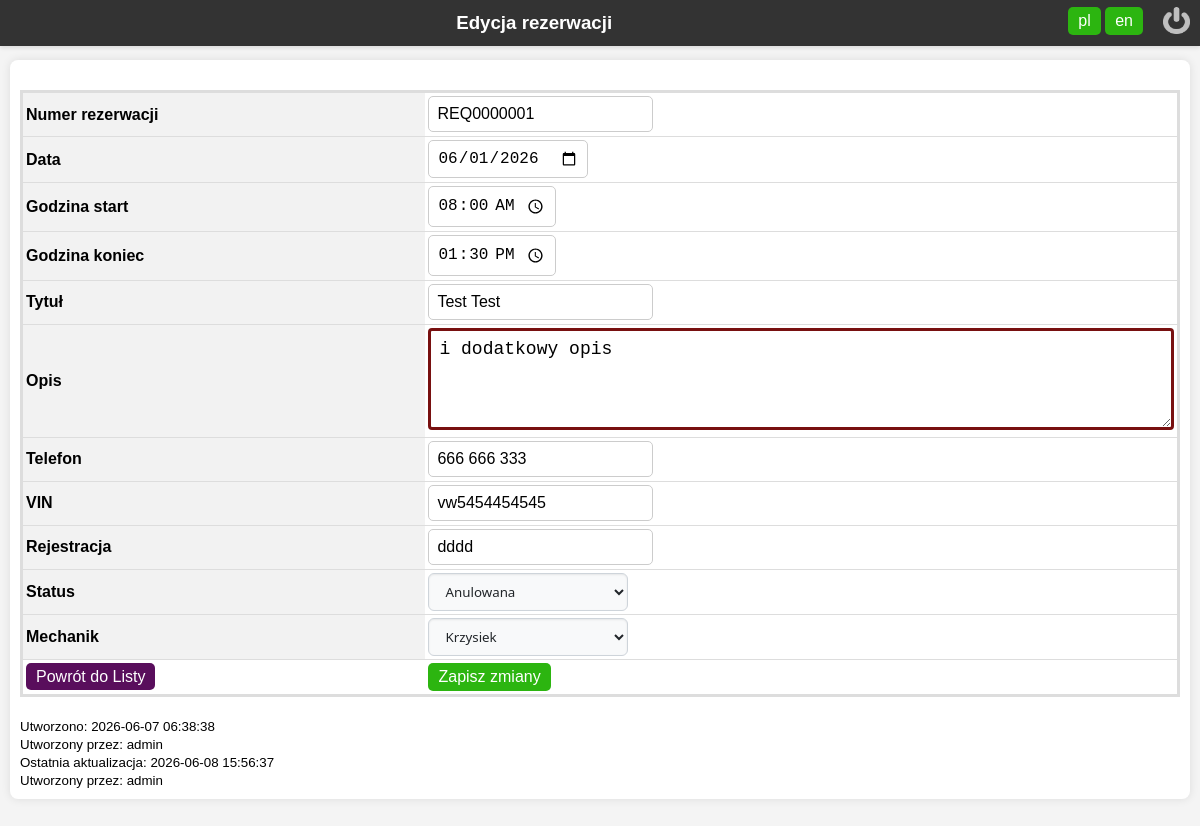
/table/reservation_details.php?slot_id=1 (signed in), run on the app's committed database.
### tables this page shows
CREATE TABLE `calendar_slots` (
  `slot_id` int(11) NOT NULL,
  `sys_submiter` varchar(255) DEFAULT NULL,
  `sys_createdate` timestamp NOT NULL DEFAULT current_timestamp(),
  `sys_updatedate` datetime NOT NULL DEFAULT '0000-00-00 00:00:00' ON UPDATE current_timestamp(),
  `sys_updatedby` varchar(255) NOT NULL,
  `mechanic_id` int(11) NOT NULL,
  `slot_date` date NOT NULL,
  `slot_time_start` time NOT NULL,
  `reservation_state` int(2) NOT NULL,
  `reservation_title` varchar(255) DEFAULT NULL,
  `reservation_description` text DEFAULT NULL,
  `reservation_phone` varchar(50) DEFAULT NULL,
  `reservation_vin` varchar(50) DEFAULT NULL,
  `reservation_plate` varchar(50) DEFAULT NULL,
  `slot_time_end` time NOT NULL DEFAULT '08:30:00'
);

CREATE TABLE `users` (
  `user_id` int(11) NOT NULL,
  `sys_submiter` varchar(255) NOT NULL,
  `sys_createdate` timestamp NOT NULL DEFAULT current_timestamp(),
  `sys_updatedby` varchar(255) NOT NULL,
  `sys_updatedate` datetime NOT NULL DEFAULT '0000-00-00 00:00:00' ON UPDATE current_timestamp(),
  `user_login` varchar(255) NOT NULL,
  `user_status` int(11) NOT NULL,
  `user_password` char(64) NOT NULL,
  `user_permissions` int(11) NOT NULL
);

### table/reservation_details.php (the view, shortened to what this page needs)
<?php
require_once __DIR__ . '/../sys-backend/db_connect.php';
$reservationId = (int)$_GET['slot_id'];
$stmt = $conn->prepare("SELECT * FROM calendar_slots WHERE slot_id = ?");
$stmt->bind_param("i", $reservationId);
$stmt->execute();
$slot = $stmt->get_result()->fetch_assoc();
$reservationNumber = 'REQ' . str_pad($slot['slot_id'], 7, '0', STR_PAD_LEFT);
?>
<!DOCTYPE html>
<html lang="pl">
<head>
    <link rel="stylesheet" href="../newstyle.css" />
</head>
<body>
    <div id="header">
        <?php include "../sys-backend/lang.php"; ?>
        <div id="logo">
            <h3>Edycja rezerwacji</h3>
        </div>
    </div>
    <div id="wrapper">
        <div id="content">
            <form method="post" action="backend/update_reservation.php">
                <table>
                    <tr>
                        <th>Numer rezerwacji</th>
                        <td>
                            <input type="text" name="reservation[slot_id]" value="<?php echo $reservationNumber; ?>" readonly>
                        </td>
                    </tr>
                    <tr>
                        <th>Data</th>
                        <td>
                            <input type="date" name="reservation[slot_date]"
                                value="<?php echo $slot['slot_date']; ?>" required>
                        </td>
                    </tr>
                    <tr>
                        <th>Godzina start</th>
                        <td>
                            <input type="time" name="reservation[slot_start]"
                                value="<?php echo substr($slot['slot_time_start'], 0, 5); ?>" required>
                        </td>
                    </tr>
                    <tr>
                        <th>Godzina koniec</th>
                        <td>
                            <input type="time" name="reservation[slot_time_end]"
                                value="<?php echo substr($slot['slot_time_end'], 0, 5); ?>" required>
                        </td>
                    </tr>
                    <tr>
                        <th>Tytuł</th>
                        <td>
                            <input type="text" name="reservation[title]"
                                value="<?php echo $slot['reservation_title']; ?>">
                        </td>
                    </tr>
                    <tr>
                        <th>Opis</th>
                        <td>
                            <textarea name="reservation[reservation_description]" rows="4"><?php echo $slot['reservation_description']; ?></textarea>
                        </td>
                    </tr>
                    <tr>
                        <th>Telefon</th>
                        <td>
                            <input type="text" name="reservation[phone]"
                                value="<?php echo $slot['reservation_phone']; ?>">
                        </td>
                    </tr>
                    <tr>
                        <th>VIN</th>
                        <td>
                            <input type="text" name="reservation[vin]"
                                value="<?php echo $slot['reservation_vin']; ?>">
                        </td>
                    </tr>
                    <tr>
                        <th>Rejestracja</th>
                        <td>
                            <input type="text" name="reservation[plate]"
                                value="<?php echo $slot['reservation_plate']; ?>">
                        </td>
                    </tr>
                    <tr>
                        <th>Status</th>
                        <td>
                            <select name="reservation[state]">
                                <option value="1" <?php if ($slot['reservation_state'] == 1) echo 'selected'; ?>>Anulowana</option>
                            </select>
                        </td>
                    </tr>
                    <tr>
                        <th>Mechanik</th>
                        <td>
                            <select name="reservation[mechanic_id]" required>
                                <?php
                                $mechStmt = $conn->query("SELECT mechanic_id, mechanic_name FROM mechanics ORDER BY mechanic_name");
                                while ($m = $mechStmt->fetch_assoc()) {
                                    $sel = ($m['mechanic_id'] == $slot['mechanic_id']) ? 'selected' : '';
                                    echo "<option value='{$m['mechanic_id']}' $sel>{$m['mechanic_name']}</option>";
                                }
                                ?>
                            </select>
                        </td>
                    </tr>
                    <td><a href="reservation_list.php" class="button">Powrót do Listy</a></td>
                    <td><button type="submit" class="button-green">Zapisz zmiany</button></td>
                </table>
            </form>
            <small>Utworzono: <?php echo $slot['sys_createdate']; ?></small><br>
            <?php
            $sys_submiter = $slot['sys_submiter'];
            $stmt = $conn->prepare("SELECT *
                    FROM users
                    WHERE user_id = ?");
            $stmt->bind_param("i", $sys_submiter);
            $stmt->execute();
            $submiter = $stmt->get_result();
            $submiter = $submiter->fetch_assoc();
            $submiter_name = $submiter['user_login'];
            echo "<small>Utworzony przez: $submiter_name</small><br>";
            ?>
            <small>Ostatnia aktualizacja: <?php echo $slot['sys_updatedate']; ?></small><br>
            <?php
            $sys_updater = $slot['sys_updatedby'];
            $stmt = $conn->prepare("SELECT *
                    FROM users
                    WHERE user_id = ?");
            $stmt->bind_param("i", $sys_updater);
            $stmt->execute();
            $updater = $stmt->get_result();
            $updater = $updater->fetch_assoc();
            $updater_name = $updater['user_login'];
            echo "<small>Utworzony przez: $updater_name</small><br>";
            ?>
        </div>
    </div>
</body>
</html>

### sys-backend/lang.php (shortened to what this page needs)
<?php
$docRoot = realpath($_SERVER['DOCUMENT_ROOT'] ?? '');
$appRoot = realpath(__DIR__ . '/..');
$baseUrl = '';
if ($docRoot && $appRoot && strpos($appRoot, $docRoot) === 0) {
    $baseUrl = str_replace('\\', '/', substr($appRoot, strlen($docRoot)));
    $baseUrl = '/' . trim($baseUrl, '/');
    if ($baseUrl === '/') {
        $baseUrl = '';
    }
}
$logoutUrl = $baseUrl . '/sys-backend/logout.php';
$logoutImg = $baseUrl . '/sys-backend/logout.png';
echo "
<div style=\"margin-right:10px; margin-top:5px; width:auto; float:right\">
<a href=\"{$logoutUrl}\"><img src=\"{$logoutImg}\" height=\"27\" width=\"27\"/></a></div>
<div style=\"margin-right:20px; margin-top:5px; width:auto; float:right\">
<form name=\"lang\" action=\"\" method=\"POST\">
        <div><input type=\"submit\" value=\"pl\" name=\"lang\" onclick=\"pl\" />
        <input type=\"submit\" value=\"en\" name=\"lang\" onclick=\"en\" /></div>
    </form>
</div>";
?>

### newstyle.css (style rules this page uses)
body { font-family: Arial, sans-serif; background-color: #f4f4f4; margin: 0; padding: 0; }
#header { background-color: #333; color: #fff; padding: 2px 0; text-align: center; position: fixed; width: 100%; top: 0; z-index: 1000; box-shadow: 0 2px 4px rgba(0, 0, 0, 0.1); }
form { display: flex; flex-direction: column; }
input[type="text"], input[type="password"], input[type="email"], input[type="number"], input[type="date"], input[type="time"] { padding: 8px; margin-bottom: 1px; border: 1px solid #ccc; border-radius: 5px; font-size: 16px; box-sizing: border-box; }
input[type="submit"] { padding: 5px 10px; background-color: #2cb510; color: #fff; border: none; text-decoration: none; border-radius: 5px; font-size: 16px; cursor: pointer; }
#logo h3 { margin: 0 auto; text-align: center; padding: 10px 0; }
#wrapper { margin: 0 auto; padding: 10px; padding-top: 60px; padding-bottom: 60px; }
#content { background-color: #fff; padding: 10px; border-radius: 8px; box-shadow: 0 0 10px rgba(0, 0, 0, 0.1); }
table { margin: 20px auto; width: 100%; border-collapse: collapse; border: 3px solid #ddd; table-layout: auto; word-wrap: break-word; }
th, td { padding: 3px; text-align: left; border-bottom: 1px solid #ddd; }
th { background-color: #f2f2f2; }
button { background-color: #590e5c; color: #fff; border: none; padding: 5px 10px; text-align: center; font-size: 16px; cursor: pointer; margin-right: 5px; border-radius: 5px; text-decoration: none; }
.button { background-color: #590e5c; color: #fff; border: none; padding: 5px 10px; text-align: center; font-size: 16px; cursor: pointer; margin-right: 5px; border-radius: 5px; text-decoration: none; }
.button-green { padding: 5px 10px; background-color: #2cb510; color: #fff; border: none; border-radius: 5px; font-size: 16px; cursor: pointer; text-decoration: none !important; }
select { background-color: #f8f9fa; color: #212529; border: 1px solid #ced4da; padding: 8px 12px; border-radius: 6px; box-shadow: inset 0 1px 2px rgba(0, 0, 0, 0.075); transition: all 0.2s ease-in-out; font-family: "Segoe UI", Tahoma, Geneva, Verdana, sans-serif; min-width: 200px; }
option { padding: 10px; background-color: #fff; color: #212529; }
th { max-width: 140px; white-space: normal; word-break: break-word; overflow-wrap: break-word; }
textarea { border: 3px solid #781010; font-size: 18px; border-radius: 4px; padding: 8px; width: 100%; box-sizing: border-box; }

### data on the page
calendar_slots: slot_id "REQ0000001", slot_date "06/01/2026", slot_time_start "08:00", slot_time_end "13:30", reservation_title "Test Test", reservation_description "i dodatkowy opis", reservation_phone "666 666 333", reservation_vin "vw5454454545", reservation_plate "dddd", reservation_state "Anulowana", sys_createdate "2026-06-07 06:38:38", sys_updatedate "2026-06-08 15:56:37"
users: user_login "admin"

### other printed values
form field value "Krzysiek"
